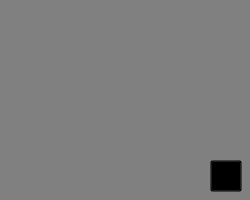
<?xml version="1.0" encoding="UTF-8"?>
<ui version="4.0">
 <class>GenshinImpact_AutoMapClass</class>
 <widget class="QMainWindow" name="GenshinImpact_AutoMapClass">
  <property name="windowModality">
   <enum>Qt::NonModal</enum>
  </property>
  <property name="geometry">
   <rect>
    <x>0</x>
    <y>0</y>
    <width>250</width>
    <height>200</height>
   </rect>
  </property>
  <property name="mouseTracking">
   <bool>true</bool>
  </property>
  <property name="windowTitle">
   <string>GenshinImpact_AutoMap</string>
  </property>
  <property name="windowIcon">
   <iconset theme="MainIcon" resource="GenshinImpact_AutoMap.qrc">
    <normaloff>:/IconMain/resource/icon.ico</normaloff>:/IconMain/resource/icon.ico</iconset>
  </property>
  <widget class="QWidget" name="centralWidget">
   <property name="mouseTracking">
    <bool>true</bool>
   </property>
   <widget class="QLabel" name="MainView">
    <property name="geometry">
     <rect>
      <x>0</x>
      <y>0</y>
      <width>250</width>
      <height>200</height>
     </rect>
    </property>
    <property name="mouseTracking">
     <bool>true</bool>
    </property>
    <property name="layoutDirection">
     <enum>Qt::LeftToRight</enum>
    </property>
    <property name="styleSheet">
     <string notr="true">background-color:rgba(128,128,128)</string>
    </property>
    <property name="text">
     <string/>
    </property>
    <property name="alignment">
     <set>Qt::AlignCenter</set>
    </property>
   </widget>
   <widget class="QtClassMyExitButton" name="ExitButton">
    <property name="geometry">
     <rect>
      <x>3</x>
      <y>3</y>
      <width>32</width>
      <height>32</height>
     </rect>
    </property>
    <property name="styleSheet">
     <string notr="true">background-color:transparent</string>
    </property>
    <property name="text">
     <string/>
    </property>
    <property name="icon">
     <iconset resource="GenshinImpact_AutoMap.qrc">
      <normaloff>:/IconExit/resource/icon32.ico</normaloff>:/IconExit/resource/icon32.ico</iconset>
    </property>
    <property name="iconSize">
     <size>
      <width>32</width>
      <height>32</height>
     </size>
    </property>
    <property name="flat">
     <bool>true</bool>
    </property>
   </widget>
   <widget class="QPushButton" name="AutoButton">
    <property name="geometry">
     <rect>
      <x>210</x>
      <y>160</y>
      <width>32</width>
      <height>32</height>
     </rect>
    </property>
    <property name="styleSheet">
     <string notr="true">background-color:transparent</string>
    </property>
    <property name="text">
     <string/>
    </property>
    <property name="icon">
     <iconset resource="GenshinImpact_AutoMap.qrc">
      <normaloff>:/IconAutoMode/resource/AutoModeIcon2.ico</normaloff>:/IconAutoMode/resource/AutoModeIcon2.ico</iconset>
    </property>
    <property name="iconSize">
     <size>
      <width>32</width>
      <height>32</height>
     </size>
    </property>
   </widget>
  </widget>
 </widget>
 <layoutdefault spacing="6" margin="11"/>
 <customwidgets>
  <customwidget>
   <class>QtClassMyExitButton</class>
   <extends>QPushButton</extends>
   <header>QtClassMyExitButton.h</header>
  </customwidget>
 </customwidgets>
 <resources>
  <include location="GenshinImpact_AutoMap.qrc"/>
 </resources>
 <connections/>
</ui>
